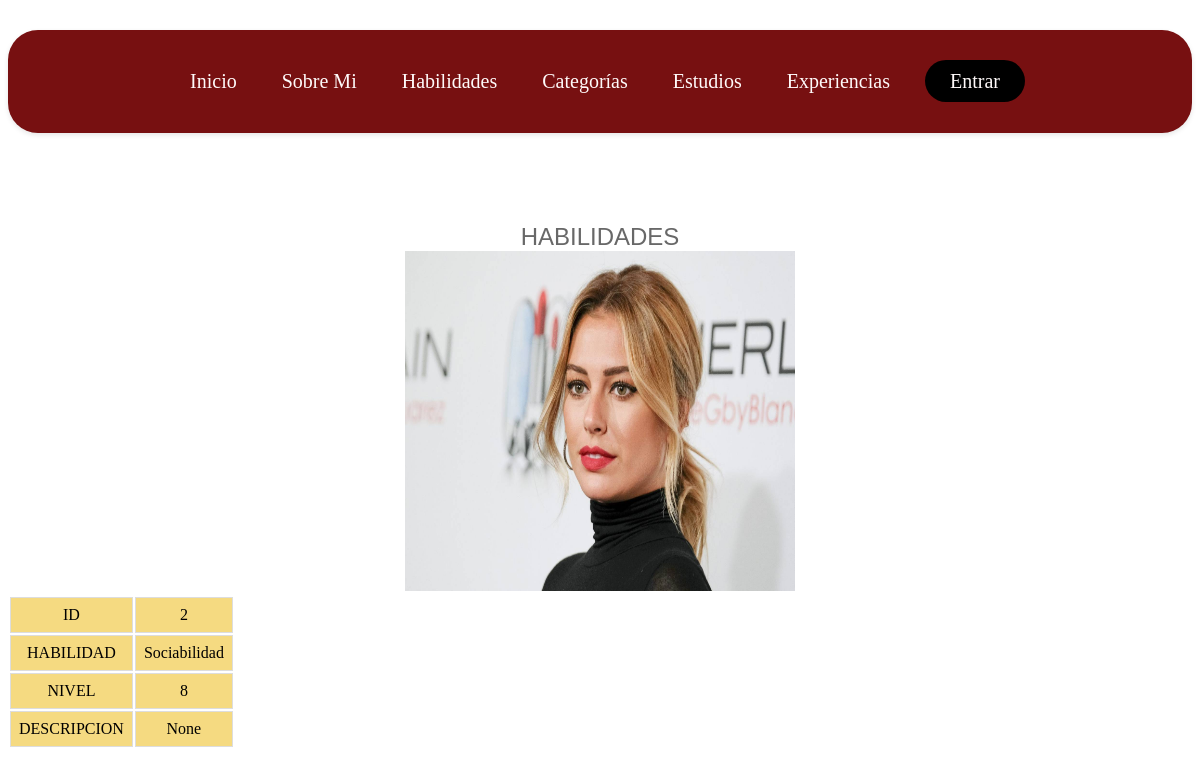
The page /ver_habilidad/2/ on the database its author committed.
### appportfolio/models.py (models this page shows, shortened)
class Habilidad(
    models.Model):  # MODELS.MODEL es como el extend, solo que aquí no se pone extende, es como el extend thread, para saber que es un modelo
    id = models.AutoField(primary_key=True)  # le indico la pk
    habilidad = models.CharField("Nombre de Habilidad", max_length=25, null=True,
                                 blank=True)  # CharField = varchar, "Nombre " es la label/etiqueta, null true es que puede ser nulo, ni coma ni ;. nulo es nada y blanco es espacio
    nivel = models.IntegerField("Nivel", null=True, blank=True)  # un ejemplo de una columna (nivel del 1-10)
    descripcion = models.TextField("Descripcion", null=True, blank=True)
    class Meta:  # Dentro de la clase hay otra clase, clases anidadas. su efecto es configurar a la otra clase "Habilidad"
        verbose_name = "Habilidad"  # verbouse: nombre detallado, es el nombre de la tabla
        verbose_name_plural = "Habilidades"  # nombre externo de la tabla, el nombre de verdad, si no lo pongo el nombre le añade una s: camions
        ordering = ['habilidad']  # ordenar por el campo habilidad

### appportfolio/views.py (the view)
# urls.py: path('ver_habilidad/<int:id>/', views.ver_habilidad,name='ver_habilidad'),#DUDA
def ver_habilidad(request,id): #primero request y luego id(sino error)
    expe_id=id #recibe el id al que le he dado.
    habilidad = Habilidad.objects.get(id=expe_id)
    context = {'habilidad': habilidad}  #pasamos el queryset
    return render(request, 'ver_habilidad.html',context=context) #con esa request, llamamo a ver_exp y le pasamos el context.

### templates/ver_habilidad.html (shortened to what this page needs)
{% extends "base.html" %}
{% load static %}
 {% block content %}
 <br><br><br><br>
  <center>
  <font color="#686868" size="5" face="Comic Sans MS,Arial,Verdana">HABILIDADES</font>
   <br>
  <img src="{% static 'images/chica1.jpg'%}" height='340' width='390'>
  </center>
<font size="3">
<table class="table table-bordered">
        <tr>
			<td bgcolor="#F5DA81">ID</td>
            <td bgcolor="#F5DA81">{{ habilidad.id }}</td>
        </tr>
        <tr>
			<td bgcolor="#F5DA81">HABILIDAD</td>
            <td bgcolor="#F5DA81">{{ habilidad.habilidad }}</td>
        </tr>
        <tr>
			<td bgcolor="#F5DA81">NIVEL</td>
            <td bgcolor="#F5DA81"> {{ habilidad.nivel }} </td>
        </tr>
        <tr>
			<td bgcolor="#F5DA81">DESCRIPCION</td>
            <td bgcolor="#F5DA81"> {{ habilidad.descripcion }} </td>
        </tr>
    </table>
</font>
{% endblock content %}

### static/css/styles.css (style rules this page uses)
td { border: 1px solid #ddd; padding: 8px; text-align: center; }

### rows shown on the page
Habilidad: id "2", habilidad "Sociabilidad", nivel "8", descripcion "None"
